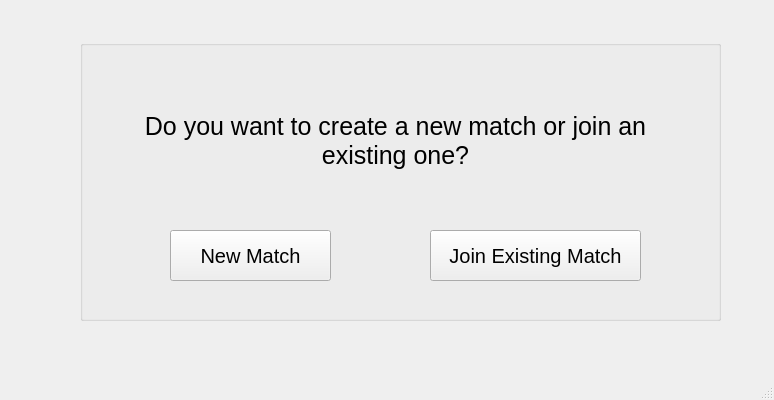
<?xml version="1.0" encoding="UTF-8"?>
<ui version="4.0">
 <class>MainWindow</class>
 <widget class="QMainWindow" name="MainWindow">
  <property name="geometry">
   <rect>
    <x>0</x>
    <y>0</y>
    <width>774</width>
    <height>400</height>
   </rect>
  </property>
  <property name="windowTitle">
   <string>MainWindow</string>
  </property>
  <widget class="QWidget" name="centralwidget">
   <widget class="QGroupBox" name="groupBox">
    <property name="geometry">
     <rect>
      <x>80</x>
      <y>40</y>
      <width>641</width>
      <height>281</height>
     </rect>
    </property>
    <property name="title">
     <string/>
    </property>
    <widget class="QLabel" name="label">
     <property name="geometry">
      <rect>
       <x>60</x>
       <y>30</y>
       <width>511</width>
       <height>141</height>
      </rect>
     </property>
     <property name="font">
      <font>
       <pointsize>19</pointsize>
      </font>
     </property>
     <property name="text">
      <string>Do you want to create a new match or join an existing one?</string>
     </property>
     <property name="alignment">
      <set>Qt::AlignCenter</set>
     </property>
     <property name="wordWrap">
      <bool>true</bool>
     </property>
    </widget>
    <widget class="QPushButton" name="pushButton">
     <property name="geometry">
      <rect>
       <x>90</x>
       <y>190</y>
       <width>161</width>
       <height>51</height>
      </rect>
     </property>
     <property name="font">
      <font>
       <pointsize>15</pointsize>
      </font>
     </property>
     <property name="text">
      <string>New Match</string>
     </property>
    </widget>
    <widget class="QPushButton" name="pushButton_2">
     <property name="geometry">
      <rect>
       <x>350</x>
       <y>190</y>
       <width>211</width>
       <height>51</height>
      </rect>
     </property>
     <property name="font">
      <font>
       <pointsize>15</pointsize>
      </font>
     </property>
     <property name="text">
      <string>Join Existing Match</string>
     </property>
    </widget>
   </widget>
  </widget>
  <widget class="QMenuBar" name="menubar">
   <property name="geometry">
    <rect>
     <x>0</x>
     <y>0</y>
     <width>774</width>
     <height>20</height>
    </rect>
   </property>
  </widget>
  <widget class="QStatusBar" name="statusbar"/>
 </widget>
 <resources/>
 <connections/>
</ui>
